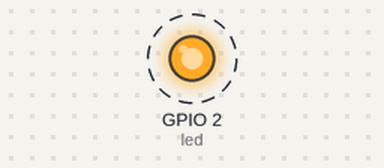
Recording of a program running on a simulated ESP32 board running MicroPython. Parts: output pins drawn as LEDs (lit = HIGH). Dashed ring = blinking. What the program prints to the serial console is not drawn.

Above: at 0.15 s.
Timing chart, 0 to 3.0 s (numbered marks = the images above):
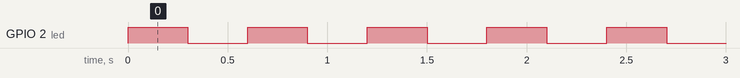

The program:

wake_on_touch.py
```python
from machine import Pin, TouchPad, lightsleep
from machine import wake_reason, reset_cause
from time import sleep
import esp32

WAKEUP_THRESHOLD = 500

wakeup_pin = Pin(14, mode = Pin.IN)
touch = TouchPad(wakeup_pin)
touch.config(WAKEUP_THRESHOLD)
esp32.wake_on_touch(True)

def blink_led():
  led = Pin(2, Pin.OUT)
  for n in range(1, 5):
    led.value(1)
    sleep(0.3)
    led.value(0)
    sleep(0.3)

while True:
  blink_led()
  lightsleep()
  print('Wake reason:', wake_reason())
  print('Reset cause:', reset_cause())
```

Measured:
- by itself, GPIO 2 (led): alternates HIGH for 0.30 s and LOW for 0.30 s
